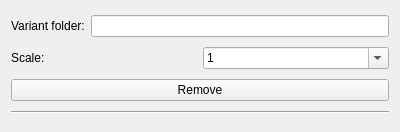
<?xml version="1.0" encoding="UTF-8"?>
<ui version="4.0">
 <class>ScalingVariantWidget</class>
 <widget class="QWidget" name="ScalingVariantWidget">
  <property name="geometry">
   <rect>
    <x>0</x>
    <y>0</y>
    <width>400</width>
    <height>132</height>
   </rect>
  </property>
  <property name="windowTitle">
   <string>Form</string>
  </property>
  <layout class="QVBoxLayout" name="verticalLayout">
   <item>
    <layout class="QHBoxLayout" name="horizontalLayout">
     <item>
      <widget class="QLabel" name="label">
       <property name="text">
        <string>Variant folder:</string>
       </property>
      </widget>
     </item>
     <item>
      <widget class="QLineEdit" name="variantNameLineEdit"/>
     </item>
    </layout>
   </item>
   <item>
    <layout class="QHBoxLayout" name="horizontalLayout_1">
     <item>
      <widget class="QLabel" name="label_1">
       <property name="text">
        <string>Scale:</string>
       </property>
      </widget>
     </item>
     <item>
      <widget class="QComboBox" name="scaleComboBox">
       <property name="editable">
        <bool>true</bool>
       </property>
       <item>
        <property name="text">
         <string>1</string>
        </property>
       </item>
       <item>
        <property name="text">
         <string>0.5</string>
        </property>
       </item>
       <item>
        <property name="text">
         <string>0.25</string>
        </property>
       </item>
      </widget>
     </item>
    </layout>
   </item>
   <item>
    <widget class="QPushButton" name="removePushButton">
     <property name="text">
      <string>Remove</string>
     </property>
     <property name="icon">
      <iconset resource="resources.qrc">
       <normaloff>:/res/standardbutton-delete-128.png</normaloff>:/res/standardbutton-delete-128.png</iconset>
     </property>
    </widget>
   </item>
   <item>
    <widget class="Line" name="line">
     <property name="orientation">
      <enum>Qt::Horizontal</enum>
     </property>
    </widget>
   </item>
  </layout>
 </widget>
 <resources>
  <include location="resources.qrc"/>
 </resources>
 <connections/>
</ui>
